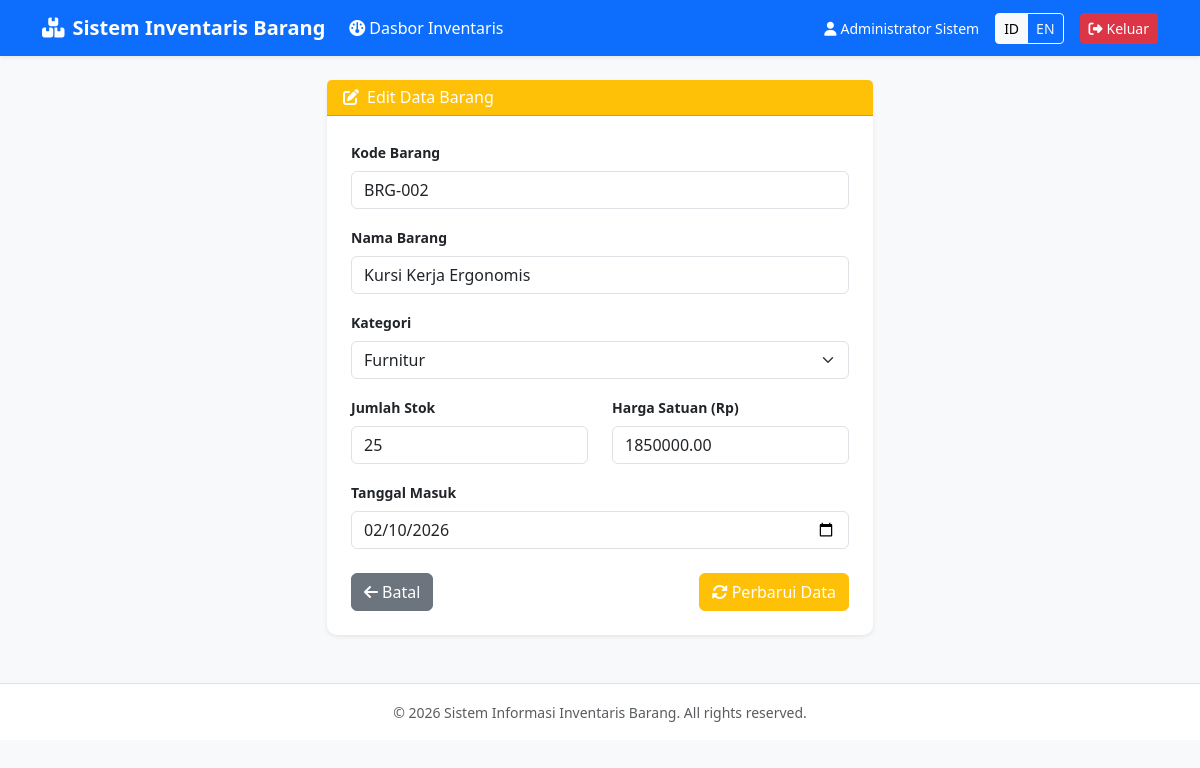
Page /barang_edit.php?id=2 (signed in) on the committed database.
### tables this page shows
CREATE TABLE `barang` (
  `id` INT AUTO_INCREMENT PRIMARY KEY,
  `kode_barang` VARCHAR(20) NOT NULL UNIQUE,
  `nama_barang` VARCHAR(100) NOT NULL,
  `kategori` VARCHAR(50) NOT NULL,
  `jumlah` INT NOT NULL DEFAULT 0,
  `harga_satuan` DECIMAL(12,2) NOT NULL DEFAULT 0.00,
  `tanggal_masuk` DATE NOT NULL,
  `created_at` TIMESTAMP DEFAULT CURRENT_TIMESTAMP,
  `updated_at` TIMESTAMP DEFAULT CURRENT_TIMESTAMP ON UPDATE CURRENT_TIMESTAMP
);

### includes/auth.php (called while the page is built, shortened)
<?php
$current_lang = $_SESSION['lang'] ?? 'id';
$lang_file = __DIR__ . '/../lang/' . $current_lang . '.php';
if (file_exists($lang_file)) {
    $lang = require $lang_file;
} else {
    $lang = require __DIR__ . '/../lang/id.php';
}
?>

### lang/id.php (called while the page is built)
<?php
return [
    'app_title'        => 'Sistem Inventaris Barang',
    'login_title'      => 'Masuk ke Sistem',
    'username'         => 'Nama Pengguna',
    'password'         => 'Kata Sandi',
    'btn_login'        => 'Masuk',
    'dashboard'        => 'Dasbor Inventaris',
    'logout'           => 'Keluar',
    'add_item'         => 'Tambah Barang Baru',
    'edit_item'        => 'Edit Data Barang',
    'code'             => 'Kode Barang',
    'name'             => 'Nama Barang',
    'category'         => 'Kategori',
    'quantity'         => 'Jumlah Stok',
    'price'            => 'Harga Satuan (Rp)',
    'entry_date'       => 'Tanggal Masuk',
    'actions'          => 'Aksi',
    'save'             => 'Simpan Data',
    'update'           => 'Perbarui Data',
    'cancel'           => 'Batal',
    'delete_confirm'   => 'Apakah Anda yakin ingin menghapus barang ini?',
    'delete'           => 'Hapus',
    'edit'             => 'Edit',
    'success_add'      => 'Data barang berhasil ditambahkan!',
    'success_edit'     => 'Data barang berhasil diperbarui!',
    'success_delete'   => 'Data barang berhasil dihapus!',
    'error_fill_all'   => 'Semua bidang form wajib diisi!',
    'invalid_login'    => 'Username atau password salah.',
    'no_data'          => 'Belum ada data barang.'
];
?>

### barang_edit.php (the view, shortened to what this page needs)
<?php
require_once __DIR__ . '/includes/auth.php';
require_once __DIR__ . '/config/database.php';
$id = filter_var($_GET['id'] ?? 0, FILTER_VALIDATE_INT);
$stmt = $conn->prepare("SELECT * FROM barang WHERE id = ?");
$stmt->bind_param("i", $id);
$stmt->execute();
$barang = $stmt->get_result()->fetch_assoc();
require_once __DIR__ . '/includes/header.php';
?>
<div class="row justify-content-center">
    <div class="col-md-8 col-lg-6">
        <div class="card shadow-sm">
            <div class="card-header bg-warning text-white">
                <h5 class="mb-0 fs-6"><i class="fa-solid fa-pen-to-square me-2"></i><?= htmlspecialchars($lang['edit_item']); ?></h5>
            </div>
            <div class="card-body p-4">
                <form action="barang_edit.php?id=<?= $id; ?>" method="POST">
                    <div class="mb-3">
                        <label class="form-label small fw-bold"><?= htmlspecialchars($lang['code']); ?></label>
                        <input type="text" name="kode_barang" class="form-control" value="<?= htmlspecialchars($barang['kode_barang']); ?>" required>
                    </div>
                    <div class="mb-3">
                        <label class="form-label small fw-bold"><?= htmlspecialchars($lang['name']); ?></label>
                        <input type="text" name="nama_barang" class="form-control" value="<?= htmlspecialchars($barang['nama_barang']); ?>" required>
                    </div>
                    <div class="mb-3">
                        <label class="form-label small fw-bold"><?= htmlspecialchars($lang['category']); ?></label>
                        <select name="kategori" class="form-select" required>
                            <?php
                            $kategori_list = ['Elektronik', 'Furnitur', 'Peralatan Kantor', 'Lainnya'];
                            foreach ($kategori_list as $kat):
                            ?>
                                <option value="<?= $kat; ?>" <?= $barang['kategori'] === $kat ? 'selected' : ''; ?>><?= $kat; ?></option>
                            <?php endforeach; ?>
                        </select>
                    </div>
                    <div class="row">
                        <div class="col-md-6 mb-3">
                            <label class="form-label small fw-bold"><?= htmlspecialchars($lang['quantity']); ?></label>
                            <input type="number" name="jumlah" class="form-control" min="0" value="<?= htmlspecialchars($barang['jumlah']); ?>" required>
                        </div>
                        <div class="col-md-6 mb-3">
                            <label class="form-label small fw-bold"><?= htmlspecialchars($lang['price']); ?></label>
                            <input type="number" step="0.01" name="harga_satuan" class="form-control" min="0" value="<?= htmlspecialchars($barang['harga_satuan']); ?>" required>
                        </div>
                    </div>
                    <div class="mb-4">
                        <label class="form-label small fw-bold"><?= htmlspecialchars($lang['entry_date']); ?></label>
                        <input type="date" name="tanggal_masuk" class="form-control" value="<?= htmlspecialchars($barang['tanggal_masuk']); ?>" required>
                    </div>
                    <div class="d-flex justify-content-between">
                        <a href="index.php" class="btn btn-secondary"><i class="fa-solid fa-arrow-left me-1"></i><?= htmlspecialchars($lang['cancel']); ?></a>
                        <button type="submit" class="btn btn-warning text-white"><i class="fa-solid fa-rotate me-1"></i><?= htmlspecialchars($lang['update']); ?></button>
                    </div>
                </form>
            </div>
        </div>
    </div>
</div>
<?php require_once __DIR__ . '/includes/footer.php'; ?>

### includes/header.php (style rules this page uses)
body { background-color: #f8f9fa; }
.card { border-radius: 10px; border: none; }

### rows in the picture
barang: kode_barang "BRG-002", nama_barang "Kursi Kerja Ergonomis", kategori "Furnitur", jumlah "25", harga_satuan "1850000.00", tanggal_masuk "02/10/2026"

### other values in the picture
$lang['app_title'] "Sistem Inventaris Barang"
$lang['dashboard'] "Dasbor Inventaris"
$_SESSION['nama_lengkap'] "Administrator Sistem"
$lang['logout'] "Keluar"
$lang['edit_item'] "Edit Data Barang"
$lang['code'] "Kode Barang"
$lang['name'] "Nama Barang"
$lang['category'] "Kategori"
$lang['quantity'] "Jumlah Stok"
$lang['price'] "Harga Satuan (Rp)"
$lang['entry_date'] "Tanggal Masuk"
$lang['cancel'] "Batal"
$lang['update'] "Perbarui Data"
